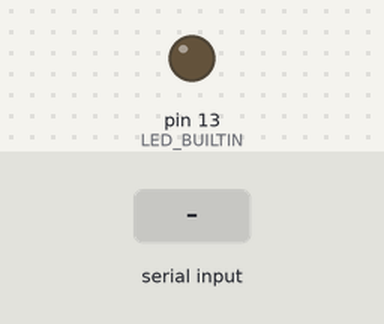
A program run on a simulated Arduino Leonardo, built with avr-gcc and run on an emulated ATmega32U4. On the bench: output pins drawn as LEDs (lit = HIGH). The inputs (shaded band) are chosen by the test bench. What the program prints to the serial monitor is not drawn.

Above: at 1.2 s.
1.3 s: "90,45\n" received over Serial
Timing chart, 0 to 4.3 s (numbered marks = the images above; inputs shaded):
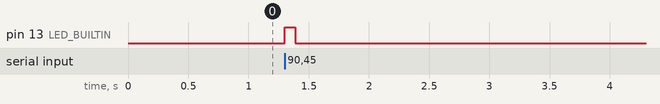

The program:

main.cpp
```cpp
#include <Arduino.h>

void clearInputBuffer()
{
  while(Serial.available() > 0)
  {
    Serial.read(); // Leer y descartar los datos
  }
}

void setup()
{
  Serial.begin(9600);
  pinMode(LED_BUILTIN, OUTPUT);
}

void loop()
{
  if(Serial.available() > 0)
  {
    //Leer el número del puerto serie
    int duration = Serial.parseInt();

    clearInputBuffer();

    //Con el numero leido enciendo el led y espero una determinada cantidad de tiempo hasta apagarlo
    digitalWrite(LED_BUILTIN, HIGH);
    delay(duration);
    digitalWrite(LED_BUILTIN, LOW);

    //Envio la confirmacion
    Serial.write('S');
  }
}
```

Measured:
- after the input at 1.3 s, pin 13 (LED_BUILTIN): LOW → HIGH at once, → LOW 0.09 s later
